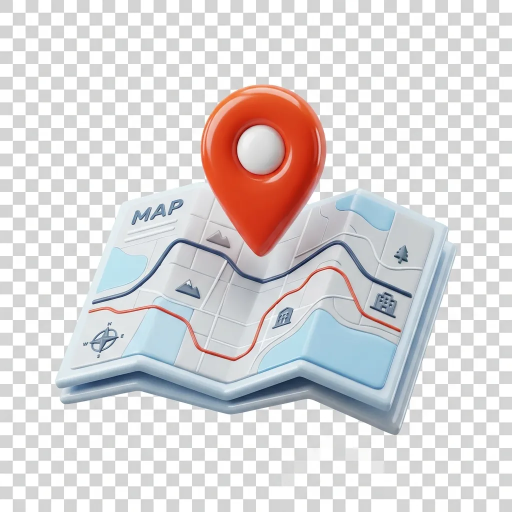
#> input picture client/user/_unused_assets_review/3d_map_location.webp, 1024 x 1024 px, given in place of 3d_map_location.png, which was not available (shown at 1/2 size)
$ python optimize_images.py
#> lines starting #> are read from the running program, lines starting #| are printed output that depends on the picture
import os
from PIL import Image

def optimize(input_path, output_path):
#> called with input_path = '3d_map_location.png', output_path = '3d-map-location.webp'
    print(f"Processing {input_path} -> {output_path}")
    try:
        with Image.open(input_path) as img:
            # We want to maintain transparency, so we use RGBA
#> img is the input picture: PIL image 1024x1024 RGB; mean R, G, B 218.2, 214.3, 215
            img = img.convert("RGBA")
#> img: PIL image 1024x1024 RGBA
            # Thumbnail will preserve aspect ratio and fit within 160x160
            img.thumbnail((160, 160), Image.Resampling.LANCZOS)
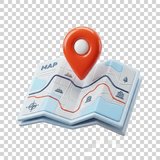
#> img: PIL image 160x160 RGBA; mean R, G, B, A 218.1, 214.2, 214.9, 255
            img.save(output_path, "WEBP", quality=80, method=6)
        size = os.path.getsize(output_path)
        print(f"Saved {output_path} (Size: {size / 1024:.2f} KB)")
    except Exception as e:
        print(f"Error processing {input_path}: {e}")

assets = [
    ("3d_map_location.png", "3d-map-location.webp"),
    ("3d_whistle.png", "3d-whistle.webp"),
    ("3d_scoreboard_v2.png", "3d-scoreboard-v2.webp"),
    ("sports/3d_professional_v2.png", "sports/3d-professional-v2.webp"),
]

for in_file, out_file in assets:
    if os.path.exists(in_file):
        optimize(in_file, out_file)
    else:
        print(f"File not found: {in_file}")
#> pass 2 of the loop `for in_file, out_file in assets:`:
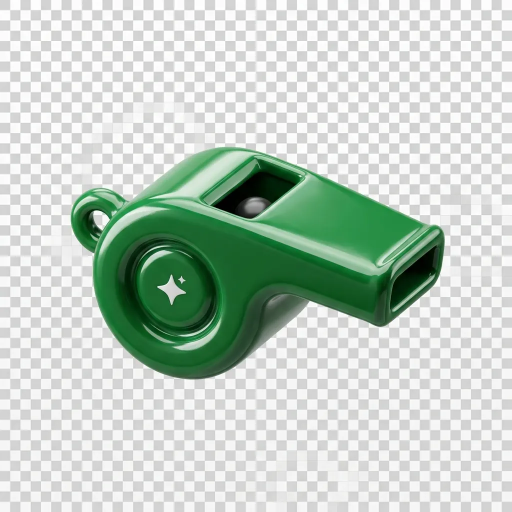
#> input picture client/user/_unused_assets_review/3d_whistle.webp, 1024 x 1024 px, given in place of 3d_whistle.png, which was not available (shown at 1/2 size)
#> in optimize, img is the input picture: PIL image 1024x1024 RGB; mean R, G, B 193.4, 206.4, 196.6
#> in optimize (call 2), `img.thumbnail((160, 160), Image.Resampling.LANCZOS)`:
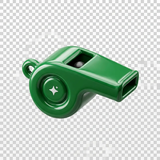
#> img: PIL image 160x160 RGBA; mean R, G, B, A 193.4, 206.4, 196.6, 255
